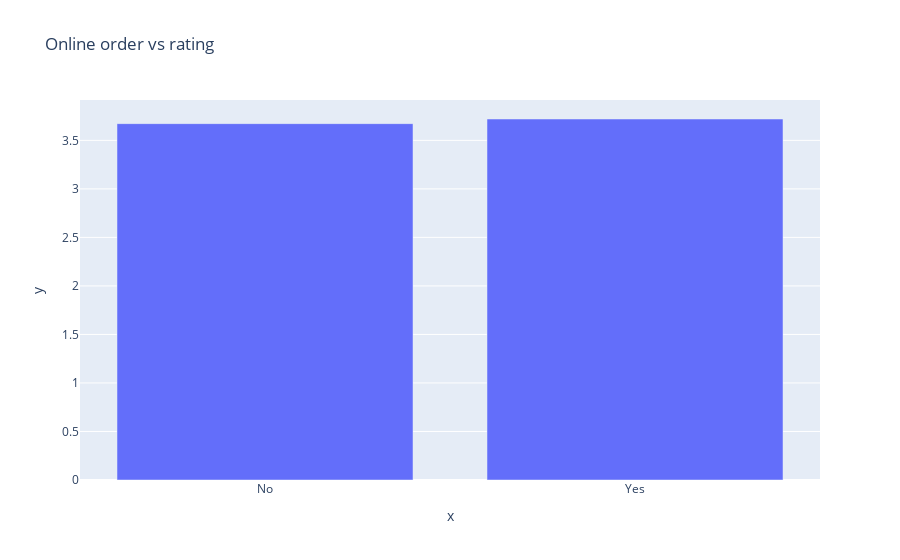

Notebook code for this chart:
### Code cell
fig = px.bar(df, x=df.groupby(by=['online_order'])['rate'].mean().index, y=df.groupby(by=['online_order'])['rate'].mean().values,title='Online order vs rating')
fig.show()

### Figure 1 — Plotly figure (JSON) as saved in the notebook; plotly's stock layout.template omitted (floating-point values rounded to 4 significant figures)
{"data": [{"alignmentgroup": "True", "hovertemplate": "x=%{x}<br>y=%{y}<extra></extra>", "legendgroup": "", "marker": {"color": "#636efa", "pattern": {"shape": ""}}, "name": "", "offsetgroup": "", "orientation": "v", "showlegend": false, "textposition": "auto", "type": "bar", "x": ["No", "Yes"], "xaxis": "x", "y": [3.672, 3.72], "yaxis": "y"}], "layout": {"barmode": "relative", "legend": {"tracegroupgap": 0}, "title": {"text": "Online order vs rating"}, "xaxis": {"anchor": "y", "domain": [0, 1], "title": {"text": "x"}}, "yaxis": {"anchor": "x", "domain": [0, 1], "title": {"text": "y"}}}}
